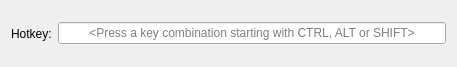
<?xml version="1.0" encoding="UTF-8"?>
<ui version="4.0">
 <class>HotkeySetDialog</class>
 <widget class="QDialog" name="HotkeySetDialog">
  <property name="windowModality">
   <enum>Qt::NonModal</enum>
  </property>
  <property name="geometry">
   <rect>
    <x>0</x>
    <y>0</y>
    <width>457</width>
    <height>67</height>
   </rect>
  </property>
  <property name="contextMenuPolicy">
   <enum>Qt::NoContextMenu</enum>
  </property>
  <property name="windowTitle">
   <string>Dialog</string>
  </property>
  <property name="modal">
   <bool>true</bool>
  </property>
  <layout class="QHBoxLayout" name="horizontalLayout">
   <item>
    <widget class="QLabel" name="label">
     <property name="text">
      <string>Hotkey:</string>
     </property>
    </widget>
   </item>
   <item>
    <widget class="QLineEdit" name="hotkeyEdit">
     <property name="alignment">
      <set>Qt::AlignCenter</set>
     </property>
     <property name="readOnly">
      <bool>true</bool>
     </property>
     <property name="placeholderText">
      <string>&lt;Press a key combination starting with CTRL, ALT or SHIFT&gt;</string>
     </property>
     <property name="clearButtonEnabled">
      <bool>false</bool>
     </property>
    </widget>
   </item>
  </layout>
 </widget>
 <resources/>
 <connections/>
</ui>
